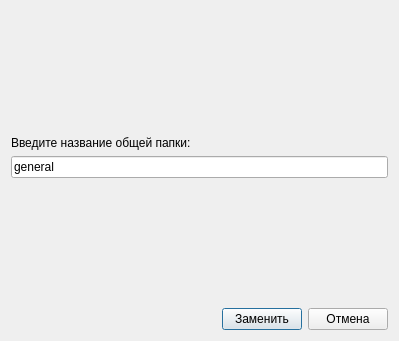
<?xml version="1.0" encoding="UTF-8"?>
<ui version="4.0">
 <class>Hrefs_erase</class>
 <widget class="QDialog" name="Hrefs_erase">
  <property name="geometry">
   <rect>
    <x>0</x>
    <y>0</y>
    <width>399</width>
    <height>341</height>
   </rect>
  </property>
  <property name="windowTitle">
   <string>Замена адресов</string>
  </property>
  <layout class="QVBoxLayout" name="verticalLayout">
   <item>
    <layout class="QGridLayout" name="gridLayout">
     <item row="1" column="0">
      <widget class="QLabel" name="label">
       <property name="text">
        <string>Введите название общей папки:</string>
       </property>
      </widget>
     </item>
     <item row="0" column="0">
      <spacer name="verticalSpacer">
       <property name="orientation">
        <enum>Qt::Vertical</enum>
       </property>
       <property name="sizeHint" stdset="0">
        <size>
         <width>20</width>
         <height>40</height>
        </size>
       </property>
      </spacer>
     </item>
     <item row="2" column="0">
      <widget class="QLineEdit" name="lineEdit">
       <property name="text">
        <string>general</string>
       </property>
      </widget>
     </item>
     <item row="3" column="0">
      <spacer name="verticalSpacer_2">
       <property name="orientation">
        <enum>Qt::Vertical</enum>
       </property>
       <property name="sizeHint" stdset="0">
        <size>
         <width>20</width>
         <height>40</height>
        </size>
       </property>
      </spacer>
     </item>
    </layout>
   </item>
   <item>
    <layout class="QHBoxLayout" name="horizontalLayout">
     <item>
      <layout class="QGridLayout" name="gridLayout_2">
       <item row="0" column="1">
        <widget class="QPushButton" name="pushButton">
         <property name="text">
          <string>Заменить</string>
         </property>
        </widget>
       </item>
       <item row="0" column="2">
        <widget class="QPushButton" name="pushButton_2">
         <property name="text">
          <string>Отмена</string>
         </property>
        </widget>
       </item>
       <item row="0" column="0">
        <spacer name="horizontalSpacer">
         <property name="orientation">
          <enum>Qt::Horizontal</enum>
         </property>
         <property name="sizeHint" stdset="0">
          <size>
           <width>40</width>
           <height>20</height>
          </size>
         </property>
        </spacer>
       </item>
      </layout>
     </item>
    </layout>
   </item>
  </layout>
 </widget>
 <resources/>
 <connections/>
</ui>
